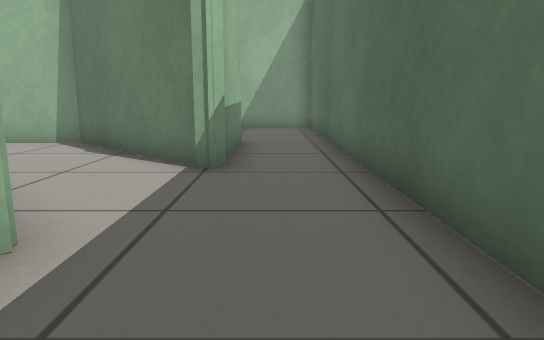
view 1 (above)

20 first-person views from a walk through a robot-simulator world made for Gazebo. The camera is 0.5 m above the floor, tilts 10° down and sees 70° across. The floor is counted in squares, 0.5 m on a side. Each view is taken from the middle of a square. On the plan, view 1 faces up. The plan holds only what a view shows up to about 13 squares ahead; the rest is blank.

view 2
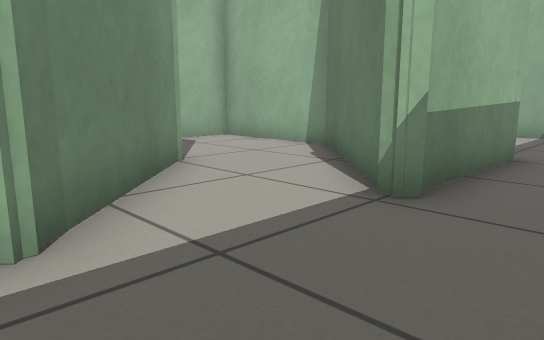

view 3
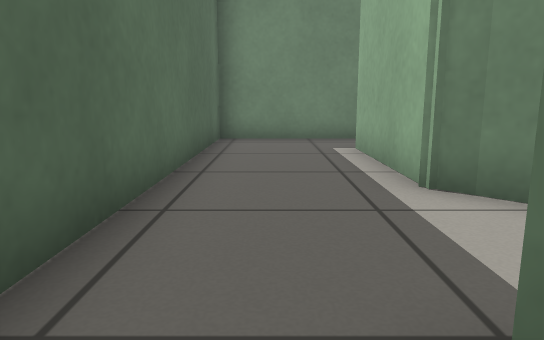

view 4
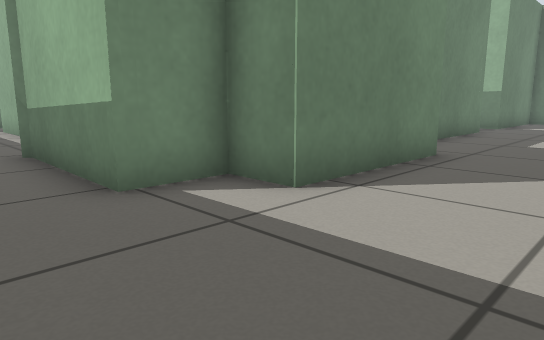

view 5
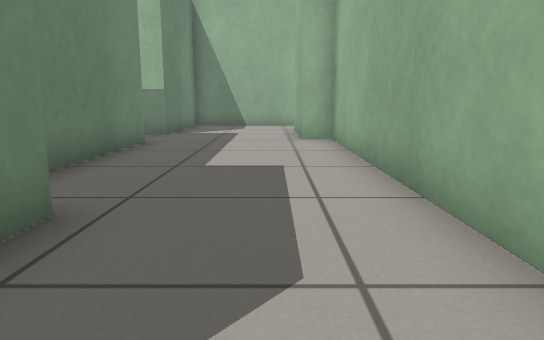

view 6
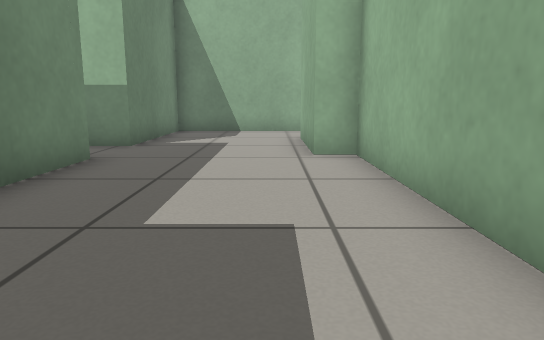

view 7
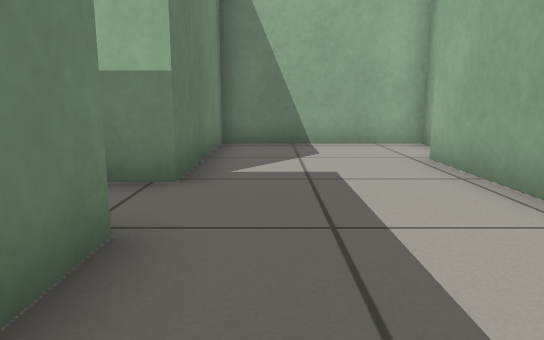

view 8
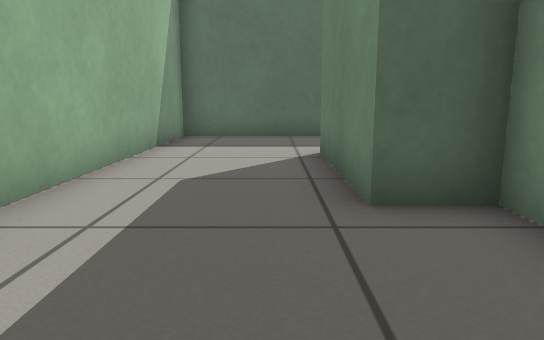

view 9
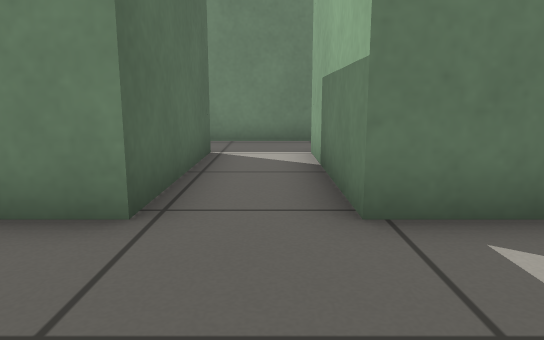

view 10
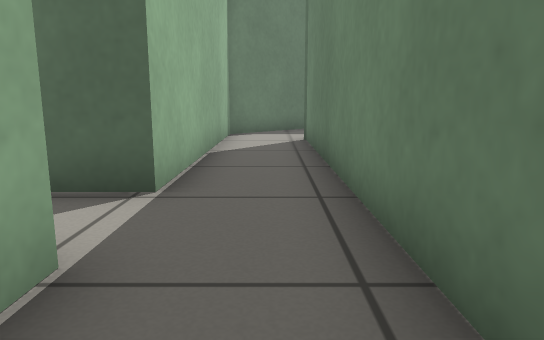

view 11
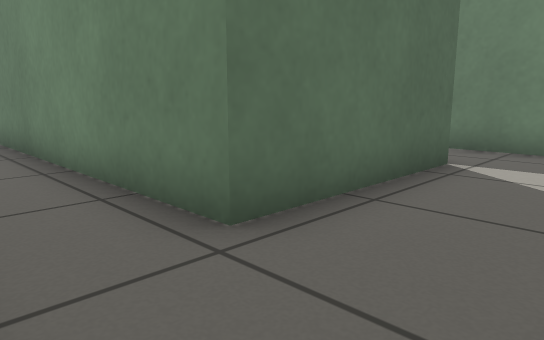

view 12
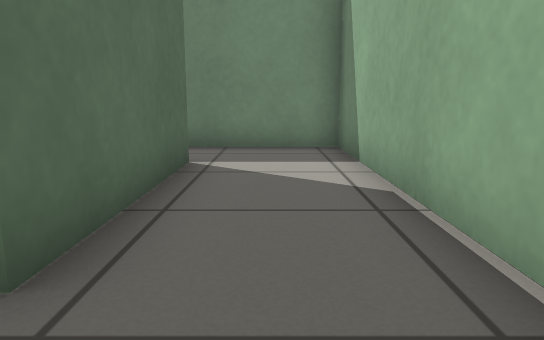

view 13
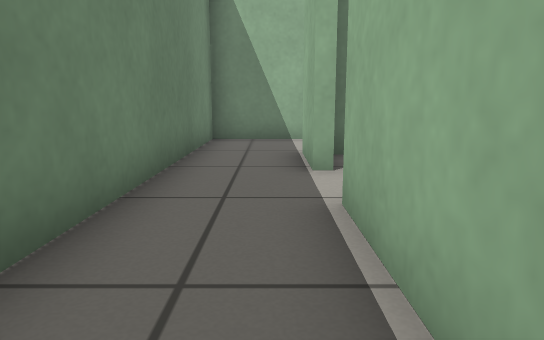

view 14
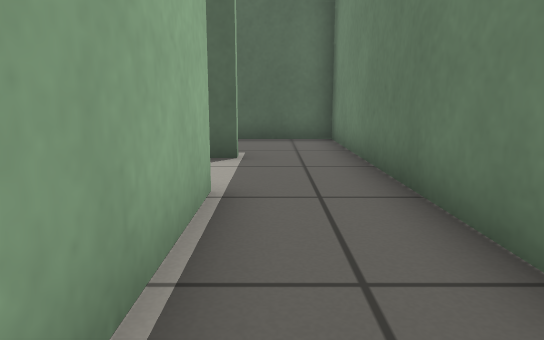

view 15
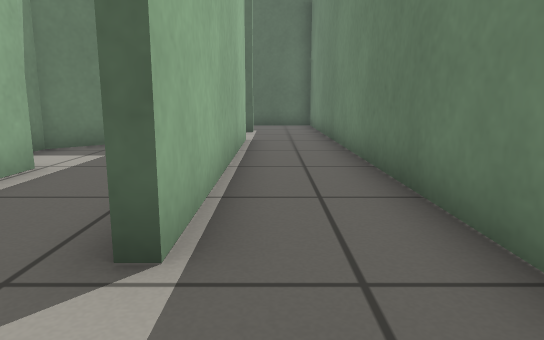

view 16
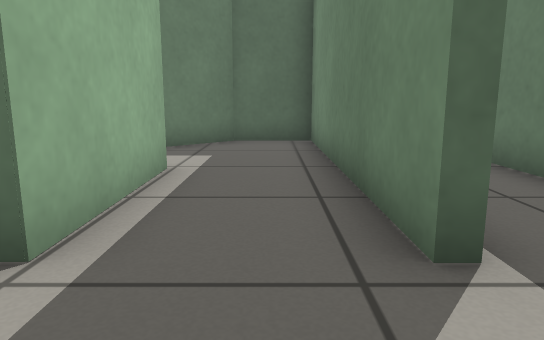

view 17
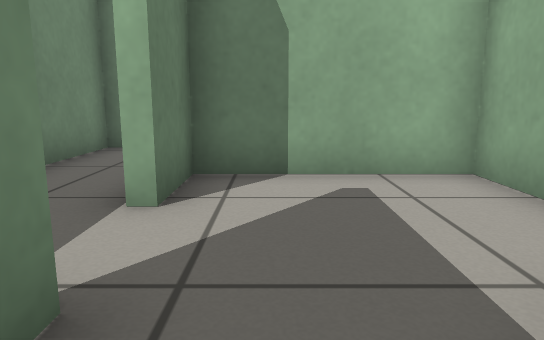

view 18
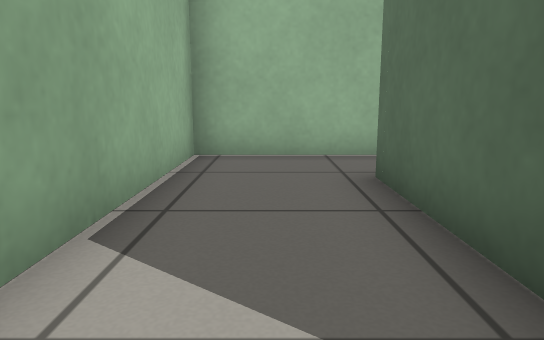

view 19
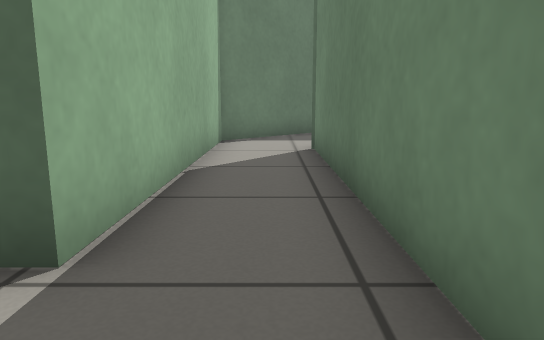

view 20
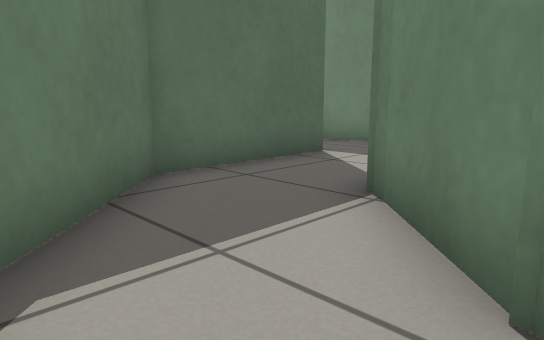

### Floor plan
Points are (right, up) in squares from view 1. A wall is a line through its corners. A room is listed if a view was taken in it or the views show most of it. See-through windows are left out.
Room 1 (views 1, 2, 3, 4, 5, 6, 7, 8, 9)
walls: (-4.1, 4.9) (-1.8, 2.5) (-1.8, -1.4); (-12.8, 5.3) (-12.8, 9.8) (-6.3, 9.8) (-6.3, 11) (-2.3, 11) (-2.3, 9.8) (-0.8, 9.8) (-0.9, 5.7) (-2.3, 7.1); (-18.8, 14.6) (-19.5, 14.6) (-19.5, 9.8) (-14.8, 9.8) (-14.8, 5.3); (-2.6, -3.6) (1.4, -3.6) (1.4, 14.6) (-13.3, 14.6) (-13.3, 13.8) (-16.9, 13.8)
ways out: opening at (-14, 6) to room 2; opening at (-2, -2.5) to room 2; opening at (-3, 6) to room 4
Room 2 (views 10, 11, 12, 13, 14, 15, 18, 19, 20)
walls: (-14.5, -1.3) (-16.6, -1.3) (-16.6, 3.1) (-6.7, 3.1) (-4.8, 1.2); (-14.8, -1) (-14.8, -1.5); (-14.8, 5.3) (-19.5, 5.3) (-19.5, -3.6) (-2.6, -3.6); (-4.6, -1.3) (-12.8, -1.3); (-2.1, -1.5) (-2.1, 2.4) (-5, 5.3) (-12.8, 5.3)
ways out: opening at (-14, 6) to room 1; opening at (-2, -2.5) to room 1; opening at (-13.5, -1) to room 3
Room 3 (views 16, 17)
walls: (-9.2, 1.6) (-12.8, 1.5); (-12.8, -1) (-5, -1) (-5, 1) (-6.8, 2.8) (-7.4, 2.8); (-14.9, 2.8) (-16.3, 2.8) (-16.3, -1) (-14.5, -1)
ways out: opening at (-13.5, -1) to room 2
Room 4 (no view inside)
walls: (-4.8, 5.6) (-4.1, 4.9); (-2.3, 7.1) (-4.7, 9.5) (-8.5, 9.5) (-8.5, 7.9)
ways out: opening at (-3, 6) to room 1

Positions as (right, up) in squares from view 1, and headings:
1: (0, 0), facing up
2: (1, 2), facing up-left
3: (0, 7), facing down
4: (1, 14), facing down-left
5: (-3, 13), facing left
6: (-6, 13), facing left
7: (-10, 11), facing left
8: (-10, 12), facing right
9: (-14, 13), facing down
10: (-17, 4), facing right
11: (-19, 5), facing down-right
12: (-18, 5), facing down
13: (-9, -2), facing left
14: (-9, -2), facing right
15: (-15, -2), facing right
16: (-15, 0), facing right
17: (-11, 0), facing left
18: (-18, -2), facing up
19: (-15, 4), facing right
20: (-7, 5), facing down-right
